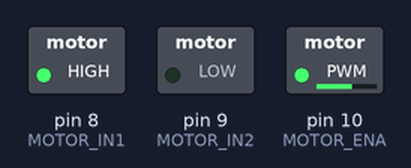
Recording of a sketch running on a simulated Arduino Uno, built with avr-gcc and run on an emulated ATmega328P. On the bench: switched loads named in the sketch (green lamp = pin HIGH). What the sketch prints to the serial monitor is not drawn.

Above: at 3.1 s.
At 9.1 s:
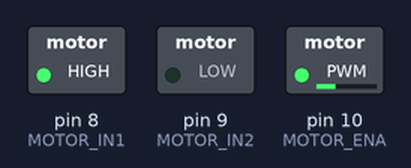
At 15.1 s:
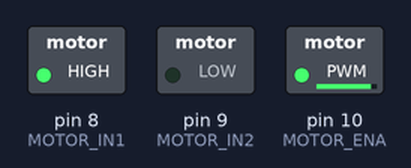
At 22.9 s:
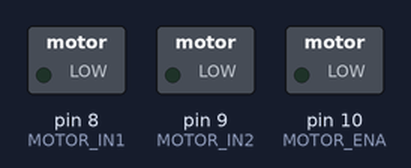
At 26.9 s:
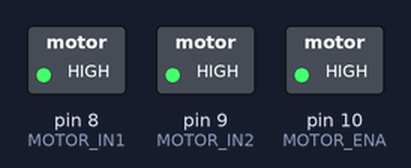
At 37.0 s:
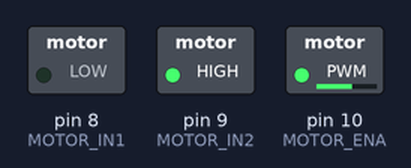
Timing chart, 0 to 40.0 s (numbered marks = the images above):
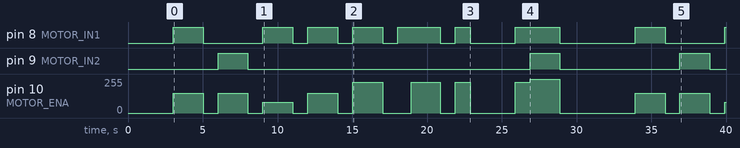

The sketch:

controlCintura.ino
```cpp
// ============================================================
// CONTROL EN LAZO ABIERTO — Motor de Cintura (JGA25-370)
// CitriBot RRP — Robótica I — Universidad Nacional de Asunción
// ============================================================
// Este código controla ÚNICAMENTE el motor DC JGA25-370 que
// acciona la articulación de "cintura" (rotación de la base)
// del brazo robótico CitriBot.
//
// Hardware utilizado:
//   - Arduino UNO / MEGA
//   - Driver L298N (puente H doble)
//   - Motor DC JGA25-370 (6V/12V con caja reductora)
//
// Conexionado L298N:
//   L298N IN1  → Arduino Pin 8   (dirección A)
//   L298N IN2  → Arduino Pin 9   (dirección B)
//   L298N ENA  → Arduino Pin 10  (PWM para velocidad)
//   L298N OUT1 → Terminal (+) del motor JGA25-370
//   L298N OUT2 → Terminal (-) del motor JGA25-370
//   L298N VCC  → Fuente externa 12V
//   L298N GND  → GND compartido con Arduino y fuente
//   L298N 5V   → Puede alimentar al Arduino (o dejar desconectado
//                 si el Arduino tiene su propia alimentación)
//
// Modo de operación (LAZO ABIERTO):
//   Se envían señales PWM al L298N sin ningún tipo de
//   retroalimentación. No se verifica si el motor giró
//   la cantidad deseada. Si hay una carga excesiva o el
//   motor se traba, el Arduino no lo detecta.
// ============================================================

// ===================== PINES DEL L298N =====================
// Definimos los pines del Arduino conectados al driver L298N.
// Estos pines controlan la dirección y velocidad del motor.

#define MOTOR_IN1  8    // Pin digital 8 → IN1 del L298N (control de dirección)
#define MOTOR_IN2  9    // Pin digital 9 → IN2 del L298N (control de dirección)
#define MOTOR_ENA  10   // Pin PWM 10 → ENA del L298N (control de velocidad)
// NOTA: ENA debe estar en un pin PWM (3, 5, 6, 9, 10, 11 en Arduino UNO)
// para poder variar la velocidad con analogWrite().

// =================== PARÁMETROS DEL MOTOR ===================
// Especificaciones típicas del JGA25-370 (varían según el modelo exacto):
//   - Voltaje nominal: 6V o 12V DC
//   - RPM sin carga: depende de la relación de engranajes (ej: ~280 RPM a 12V)
//   - Torque máximo: depende del modelo (ej: ~2.2 kg·cm)
//   - Encoder (si lo tiene): 11 pulsos por revolución del eje del motor
//
// El L298N tiene una caída de voltaje interna de ~2V, así que si
// alimentamos con 12V, el motor recibe efectivamente ~10V.

#define PWM_MAX        255   // Valor máximo de PWM (8 bits = 0 a 255)
#define VELOCIDAD_BAJA  80   // PWM bajo (~31% del máximo) — giro lento
#define VELOCIDAD_MEDIA 150  // PWM medio (~59% del máximo) — giro moderado
#define VELOCIDAD_ALTA  230  // PWM alto (~90% del máximo) — giro rápido

// ===================== TIEMPOS DE DEMO =====================
// Tiempos en milisegundos para cada fase de la demostración.
// En lazo abierto, controlamos el motor por TIEMPO, no por posición.
// Es decir: "gira a X velocidad durante Y segundos".

#define TIEMPO_GIRO_MS     2000  // Duración de cada movimiento (2 segundos)
#define TIEMPO_PAUSA_MS    1000  // Pausa entre movimientos (1 segundo)
#define TIEMPO_ARRANQUE_MS 3000  // Espera inicial antes de empezar la demo

// ============================================================
//                    FUNCIONES AUXILIARES
// ============================================================

// -------------------- girarCintura --------------------
// Función: girarCintura
// Descripción: Hace girar el motor de cintura en una dirección
//   específica y a una velocidad determinada por PWM.
//
// Parámetros:
//   velocidadPWM - Valor de 0 a 255 que determina la velocidad
//                  (0 = detenido, 255 = máxima velocidad)
//   sentidoHorario - true = giro horario (CW)
//                    false = giro antihorario (CCW)
//
// Funcionamiento del L298N:
//   IN1=HIGH, IN2=LOW  → Motor gira en un sentido (horario)
//   IN1=LOW,  IN2=HIGH → Motor gira en el otro sentido (antihorario)
//   IN1=LOW,  IN2=LOW  → Motor detenido (freno por inercia)
//   IN1=HIGH, IN2=HIGH → Motor frenado (freno activo/corto)
//   ENA = PWM          → Controla la velocidad (duty cycle)
// ============================================================
void girarCintura(int velocidadPWM, bool sentidoHorario) {
  // Paso 1: Limitar el valor de PWM al rango válido (0-255)
  velocidadPWM = constrain(velocidadPWM, 0, PWM_MAX);
  // constrain(valor, min, max) asegura que el valor esté dentro del rango.
  // Si velocidadPWM fuera 300, lo reduce a 255. Si fuera -10, lo sube a 0.

  // Paso 2: Establecer la dirección de giro usando IN1 e IN2
  if (sentidoHorario) {
    // Giro horario: IN1 = HIGH, IN2 = LOW
    digitalWrite(MOTOR_IN1, HIGH);  // Activar IN1 (polo positivo al motor)
    digitalWrite(MOTOR_IN2, LOW);   // Desactivar IN2 (polo negativo al motor)
  } else {
    // Giro antihorario: IN1 = LOW, IN2 = HIGH
    digitalWrite(MOTOR_IN1, LOW);   // Desactivar IN1
    digitalWrite(MOTOR_IN2, HIGH);  // Activar IN2 (invierte la polaridad)
  }
  // Al invertir IN1/IN2, se invierte la polaridad del voltaje
  // aplicado al motor, lo que invierte el sentido de giro.

  // Paso 3: Aplicar la velocidad mediante PWM en el pin ENA
  analogWrite(MOTOR_ENA, velocidadPWM);
  // analogWrite() genera una señal PWM con frecuencia ~490 Hz (en pin 10).
  // El duty cycle es: (velocidadPWM / 255) * 100%
  // Ejemplo: analogWrite(10, 150) → duty cycle = 58.8%
  // El L298N "recorta" el voltaje de alimentación según el duty cycle.
  // Si VCC = 12V y duty = 59%, el motor recibe ~7V efectivos (menos la caída del L298N).
}

// -------------------- frenarCintura --------------------
// Función: frenarCintura
// Descripción: Detiene el motor de cintura.
//   Usa frenado por inercia (coast): simplemente deja de aplicar
//   voltaje y el motor se detiene gradualmente por fricción.
//
// Alternativa (frenado activo/brake):
//   Si quisieras un frenado más brusco, podrías poner
//   IN1=HIGH, IN2=HIGH, lo que cortocircuita los terminales
//   del motor a través del L298N, generando un freno electromagnético.
// ============================================================
void frenarCintura() {
  // Poner ambos pines de dirección en LOW = motor en "coast" (giro libre)
  digitalWrite(MOTOR_IN1, LOW);  // Desactivar IN1
  digitalWrite(MOTOR_IN2, LOW);  // Desactivar IN2
  // Con IN1=LOW e IN2=LOW, el puente H desconecta el motor.
  // El motor se detendrá gradualmente por su propia inercia y fricción.

  // Poner PWM en 0 para asegurar que no haya señal de habilitación
  analogWrite(MOTOR_ENA, 0);     // ENA = 0 → driver deshabilitado
  // Aunque con IN1=IN2=LOW ya no hay corriente, poner ENA=0 es
  // una buena práctica para asegurar que el driver esté completamente apagado.
}

// -------------------- frenadoActivoCintura --------------------
// Función: frenadoActivoCintura
// Descripción: Frena el motor de forma activa (brake).
//   Cortocircuita los terminales del motor a través del L298N,
//   lo que genera un freno electromagnético más rápido.
// ============================================================
void frenadoActivoCintura() {
  // Poner ambos pines en HIGH = freno activo (short brake)
  digitalWrite(MOTOR_IN1, HIGH);  // Activar IN1
  digitalWrite(MOTOR_IN2, HIGH);  // Activar IN2
  // Con IN1=HIGH e IN2=HIGH, ambos lados del puente H conectan
  // los terminales del motor a GND, creando un cortocircuito
  // que frena el motor rápidamente.

  // Habilitar el driver para que el frenado sea efectivo
  analogWrite(MOTOR_ENA, PWM_MAX); // ENA al máximo para frenado completo
}

// -------------------- girarCinturaTiempo --------------------
// Función: girarCinturaTiempo
// Descripción: Gira el motor durante un tiempo específico y luego frena.
//   Esta es la forma típica de control en lazo abierto para un motor DC:
//   "gira a esta velocidad durante este tiempo".
//
// Parámetros:
//   velocidadPWM   - Velocidad de giro (0-255)
//   sentidoHorario - Dirección de giro (true=CW, false=CCW)
//   duracionMs     - Tiempo de giro en milisegundos
//
// ¡IMPORTANTE! En lazo abierto, el ángulo real girado depende de:
//   - La velocidad (PWM)
//   - El tiempo
//   - La carga (peso/fricción)
//   - El voltaje de la fuente
//   - La temperatura del motor
// Cualquier cambio en estos factores altera el resultado final.
// ============================================================
void girarCinturaTiempo(int velocidadPWM, bool sentidoHorario, unsigned long duracionMs) {
  // Paso 1: Iniciar el giro del motor
  girarCintura(velocidadPWM, sentidoHorario);
  // El motor empieza a girar en la dirección y velocidad indicadas.

  // Paso 2: Esperar el tiempo indicado (bloqueante)
  delay(duracionMs);
  // delay() detiene la ejecución del programa durante 'duracionMs' milisegundos.
  // Durante este tiempo, el motor sigue girando.
  // NOTA: delay() es bloqueante — el Arduino NO puede hacer nada más durante la espera.

  // Paso 3: Frenar el motor al terminar el tiempo
  frenarCintura();
  // Después de que transcurre el tiempo, detenemos el motor.
}

// -------------------- arranqueSuave --------------------
// Función: arranqueSuave
// Descripción: Incrementa la velocidad del motor gradualmente
//   desde 0 hasta la velocidad objetivo, evitando picos de
//   corriente bruscos que podrían dañar el motor o el driver.
//
// Parámetros:
//   velocidadObjetivo - Velocidad final deseada (0-255)
//   sentidoHorario    - Dirección de giro
//   rampaTiempoMs     - Tiempo total para alcanzar la velocidad objetivo
//
// El arranque suave (soft start) es importante porque:
//   1. Reduce el pico de corriente inicial (puede ser 5-10× la corriente nominal)
//   2. Protege los engranajes de la caja reductora del JGA25-370
//   3. Reduce el desgaste mecánico
//   4. El L298N tiene un límite de corriente (~2A continuo, ~3A pico)
// ============================================================
void arranqueSuave(int velocidadObjetivo, bool sentidoHorario, int rampaTiempoMs) {
  // Limitar la velocidad objetivo al rango válido
  velocidadObjetivo = constrain(velocidadObjetivo, 0, PWM_MAX);

  // Calcular el retardo entre cada incremento de PWM
  // Si la rampa es de 500ms y la velocidad objetivo es 200,
  // necesitamos 200 incrementos, cada uno de 500/200 = 2.5ms
  int retardoPorPaso = rampaTiempoMs / velocidadObjetivo;
  // retardoPorPaso = tiempo_total / cantidad_de_pasos
  // Esto determina qué tan rápido sube la velocidad.

  // Si el retardo calculado es 0 (velocidad muy alta o rampa muy corta),
  // forzamos un mínimo de 1ms para que la rampa sea al menos perceptible
  if (retardoPorPaso < 1) retardoPorPaso = 1;

  // Incrementar la velocidad gradualmente desde 0 hasta el objetivo
  for (int pwm = 0; pwm <= velocidadObjetivo; pwm++) {
    girarCintura(pwm, sentidoHorario);  // Aplicar la velocidad actual
    delay(retardoPorPaso);               // Esperar antes de incrementar
  }
  // Al finalizar el bucle, el motor está girando a la velocidad objetivo.
  // La velocidad se incrementó suavemente, paso a paso.
}

// -------------------- frenadoSuave --------------------
// Función: frenadoSuave
// Descripción: Reduce la velocidad del motor gradualmente
//   desde la velocidad actual hasta 0, evitando frenados bruscos.
//
// Parámetros:
//   velocidadActual - Velocidad actual del motor (0-255)
//   sentidoHorario  - Dirección actual de giro
//   rampaTiempoMs   - Tiempo total para frenar completamente
// ============================================================
void frenadoSuave(int velocidadActual, bool sentidoHorario, int rampaTiempoMs) {
  // Limitar la velocidad al rango válido
  velocidadActual = constrain(velocidadActual, 0, PWM_MAX);

  // Calcular el retardo entre cada decremento
  int retardoPorPaso = rampaTiempoMs / velocidadActual;
  if (retardoPorPaso < 1) retardoPorPaso = 1;

  // Decrementar la velocidad gradualmente desde la actual hasta 0
  for (int pwm = velocidadActual; pwm >= 0; pwm--) {
    girarCintura(pwm, sentidoHorario);  // Aplicar la velocidad decreciente
    delay(retardoPorPaso);               // Esperar antes de decrementar
  }

  // Asegurar que el motor esté completamente detenido al final
  frenarCintura();
}

// ============================================================
//                         SETUP
// ============================================================
// La función setup() se ejecuta UNA SOLA VEZ al encender el
// Arduino o al presionar el botón de reset.
// Aquí configuramos los pines y dejamos todo listo para operar.
// ============================================================
void setup() {
  // --- Inicializar comunicación serial para monitoreo/debug ---
  Serial.begin(115200);
  // Serial.begin(baudrate) abre el puerto serial a 115200 baudios.
  // Esto permite enviar mensajes al Monitor Serial del IDE de Arduino
  // para ver qué está haciendo el programa en tiempo real.

  Serial.println("=== CitriBot RRP — Control Cintura (JGA25-370) ===");
  // println() envía un texto seguido de un salto de línea al Monitor Serial.

  Serial.println("Motor: JGA25-370 con caja reductora");
  Serial.println("Driver: L298N (Puente H)");
  Serial.println("Modo: LAZO ABIERTO (sin retroalimentacion)");
  Serial.println("Iniciando configuracion de pines...");

  // --- Configurar pines del L298N como salidas ---
  pinMode(MOTOR_IN1, OUTPUT);
  // pinMode(pin, modo) configura un pin como entrada (INPUT) o salida (OUTPUT).
  // OUTPUT significa que el Arduino puede poner el pin en HIGH (5V) o LOW (0V).
  // IN1 del L298N necesita recibir una señal digital del Arduino.

  pinMode(MOTOR_IN2, OUTPUT);
  // IN2 del L298N también necesita ser una salida digital.

  pinMode(MOTOR_ENA, OUTPUT);
  // ENA del L298N recibe una señal PWM para controlar la velocidad.
  // Los pines PWM en Arduino UNO son: 3, 5, 6, 9, 10, 11.
  // En Arduino MEGA, hay más pines PWM disponibles.

  // --- Asegurar que el motor esté detenido al iniciar ---
  frenarCintura();
  // Es CRÍTICO detener el motor al arrancar. Si el Arduino se resetea
  // mientras el motor estaba girando, queremos que se detenga inmediatamente
  // para evitar accidentes o daños mecánicos.

  Serial.println("Pines configurados correctamente.");
  Serial.println("Motor detenido (estado seguro).");
  Serial.println("");

  // --- Esperar antes de iniciar la demostración ---
  Serial.print("Iniciando demo en ");
  Serial.print(TIEMPO_ARRANQUE_MS / 1000);  // Convertir ms a segundos
  Serial.println(" segundos...");
  // Serial.print() es igual que println() pero SIN salto de línea al final.
  // Esto permite concatenar mensajes en la misma línea.

  delay(TIEMPO_ARRANQUE_MS);
  // Esperamos 3 segundos para dar tiempo a:
  // 1. Verificar las conexiones físicas
  // 2. Abrir el Monitor Serial
  // 3. Alejarse del robot si es necesario
}

// ============================================================
//                      LOOP PRINCIPAL
//               SECUENCIA DE DEMOSTRACIÓN
// ============================================================
// Esta secuencia demuestra el control en lazo abierto del motor
// JGA25-370 (cintura) usando el driver L298N.
//
// La secuencia consiste en:
//   FASE 1: Giro horario a velocidad media
//   FASE 2: Giro antihorario a velocidad media
//   FASE 3: Tres velocidades diferentes (baja, media, alta)
//   FASE 4: Arranque y frenado suave
//   FASE 5: Frenado activo vs. frenado por inercia
//
// NOTA SOBRE LAZO ABIERTO:
//   El Arduino NO sabe cuántos grados giró la cintura.
//   Solo sabe cuánto tiempo aplicó voltaje y a qué duty cycle.
//   Si la carga cambia (ej: el brazo sostiene un objeto más pesado),
//   la cintura girará más lento o menos grados con los mismos comandos.
// ============================================================
void loop() {

  // ========== FASE 1: GIRO HORARIO ==========
  Serial.println("--- FASE 1: Giro horario a velocidad media ---");
  // Informamos por serial qué fase está ejecutándose.

  Serial.print("  Girando CW a PWM=");
  Serial.print(VELOCIDAD_MEDIA);
  Serial.print(" durante ");
  Serial.print(TIEMPO_GIRO_MS);
  Serial.println(" ms...");

  girarCinturaTiempo(VELOCIDAD_MEDIA, true, TIEMPO_GIRO_MS);
  // Gira en sentido horario (true) a velocidad media (150/255 ≈ 59%)
  // durante 2000 ms (2 segundos). Luego frena automáticamente.

  Serial.println("  Motor detenido.");
  delay(TIEMPO_PAUSA_MS);
  // Pausa de 1 segundo entre movimientos para observar el resultado.

  // ========== FASE 2: GIRO ANTIHORARIO ==========
  Serial.println("--- FASE 2: Giro antihorario a velocidad media ---");

  Serial.print("  Girando CCW a PWM=");
  Serial.print(VELOCIDAD_MEDIA);
  Serial.print(" durante ");
  Serial.print(TIEMPO_GIRO_MS);
  Serial.println(" ms...");

  girarCinturaTiempo(VELOCIDAD_MEDIA, false, TIEMPO_GIRO_MS);
  // Gira en sentido antihorario (false) con los mismos parámetros.
  // Idealmente, la cintura regresa a su posición original.
  // PERO en lazo abierto, no hay garantía de que sea exactamente igual:
  // la fricción estática al arrancar puede ser diferente en cada sentido.

  Serial.println("  Motor detenido.");
  delay(TIEMPO_PAUSA_MS);

  // ========== FASE 3: DIFERENTES VELOCIDADES ==========
  Serial.println("--- FASE 3: Comparacion de velocidades ---");

  // --- Velocidad baja ---
  Serial.print("  Velocidad BAJA (PWM=");
  Serial.print(VELOCIDAD_BAJA);
  Serial.println(")...");
  girarCinturaTiempo(VELOCIDAD_BAJA, true, TIEMPO_GIRO_MS);
  // PWM = 80/255 ≈ 31%. El motor gira lentamente.
  // A velocidades muy bajas, el motor podría no arrancar si la carga
  // es alta, porque el torque generado no supera la fricción estática.
  delay(TIEMPO_PAUSA_MS);

  // --- Velocidad media ---
  Serial.print("  Velocidad MEDIA (PWM=");
  Serial.print(VELOCIDAD_MEDIA);
  Serial.println(")...");
  girarCinturaTiempo(VELOCIDAD_MEDIA, true, TIEMPO_GIRO_MS);
  // PWM = 150/255 ≈ 59%. Velocidad moderada, buen compromiso
  // entre velocidad y torque.
  delay(TIEMPO_PAUSA_MS);

  // --- Velocidad alta ---
  Serial.print("  Velocidad ALTA (PWM=");
  Serial.print(VELOCIDAD_ALTA);
  Serial.println(")...");
  girarCinturaTiempo(VELOCIDAD_ALTA, true, TIEMPO_GIRO_MS);
  // PWM = 230/255 ≈ 90%. Velocidad casi máxima.
  // El motor consume más corriente y genera más calor.
  delay(TIEMPO_PAUSA_MS);

  // ========== FASE 4: ARRANQUE Y FRENADO SUAVE ==========
  Serial.println("--- FASE 4: Arranque suave + Frenado suave ---");

  // Arranque suave: la velocidad sube gradualmente de 0 a VELOCIDAD_ALTA
  Serial.println("  Arranque suave (rampa 1s)...");
  arranqueSuave(VELOCIDAD_ALTA, true, 1000);
  // La velocidad aumenta linealmente durante 1000 ms (1 segundo).
  // Esto reduce el pico de corriente inicial y protege los engranajes.

  // Mantener velocidad constante por 1 segundo
  Serial.println("  Manteniendo velocidad...");
  delay(1000);

  // Frenado suave: la velocidad baja gradualmente de VELOCIDAD_ALTA a 0
  Serial.println("  Frenado suave (rampa 1s)...");
  frenadoSuave(VELOCIDAD_ALTA, true, 1000);
  // La velocidad disminuye linealmente durante 1000 ms.
  // El motor se detiene suavemente sin sacudidas.

  Serial.println("  Motor detenido suavemente.");
  delay(TIEMPO_PAUSA_MS);

  // ========== FASE 5: FRENADO ACTIVO vs INERCIA ==========
  Serial.println("--- FASE 5: Comparacion de tipos de frenado ---");

  // Frenado por inercia (coast)
  Serial.println("  Giro rapido + FRENADO POR INERCIA...");
  girarCintura(VELOCIDAD_ALTA, true);  // Arrancar a velocidad alta
  delay(1000);                          // Girar durante 1 segundo
  frenarCintura();                      // Frenado por inercia (coast)
  Serial.println("  [Inercia] Motor soltado — se detiene gradualmente.");
  // En frenado por inercia, el motor se desconecta del driver
  // y se detiene solo por la fricción mecánica. Tarda más en parar.
  delay(3000);  // Esperar a que se detenga completamente

  // Frenado activo (brake)
  Serial.println("  Giro rapido + FRENADO ACTIVO (brake)...");
  girarCintura(VELOCIDAD_ALTA, true);  // Arrancar a velocidad alta
  delay(1000);                          // Girar durante 1 segundo
  frenadoActivoCintura();               // Frenado activo (short brake)
  Serial.println("  [Brake] Motor frenado activamente — se detiene rapido.");
  // En frenado activo, los terminales del motor se cortocircuitan
  // a través del L298N, generando un freno electromagnético.
  // El motor se detiene mucho más rápido.
  delay(2000);  // Esperar un poco menos (frena más rápido)

  // Asegurar que el motor esté detenido al final
  frenarCintura();

  // ========== FIN DE SECUENCIA ==========
  Serial.println("");
  Serial.println("=== SECUENCIA COMPLETA ===");
  // Imprimimos una línea vacía y el mensaje de fin.

  Serial.println("Resumen de la demo:");
  Serial.println("  Fase 1: Giro CW a velocidad media");
  Serial.println("  Fase 2: Giro CCW a velocidad media");
  Serial.println("  Fase 3: Comparacion de 3 velocidades (baja/media/alta)");
  Serial.println("  Fase 4: Arranque y frenado suave (rampas)");
  Serial.println("  Fase 5: Frenado por inercia vs frenado activo");
  Serial.println("");
  Serial.println("Esperando 5 segundos para repetir la secuencia...");
  Serial.println("================================================\n");

  delay(5000);
  // Espera 5 segundos antes de repetir toda la secuencia.
  // El loop() se ejecuta indefinidamente, así que la demo
  // se repite una y otra vez hasta que se desconecte el Arduino.
}
```

Measured:
- by itself, pin 8 (MOTOR_IN1): LOW → HIGH at 3.0 s, → LOW 2.0 s later, → HIGH 4.0 s later, → LOW 2.0 s later, … (17 changes in this stretch)
- by itself, pin 9 (MOTOR_IN2): goes HIGH 2.0 s, LOW 18.9 s, HIGH 2.0 s, LOW 8.0 s, HIGH 2.0 s, then LOW
- by itself, pin 10 (MOTOR_ENA): 0/255 → 150/255 at 3.0 s, → 0/255 2.0 s later, → 150/255 1.0 s later, → 0/255 2.0 s later, … (22 changes in this stretch)
